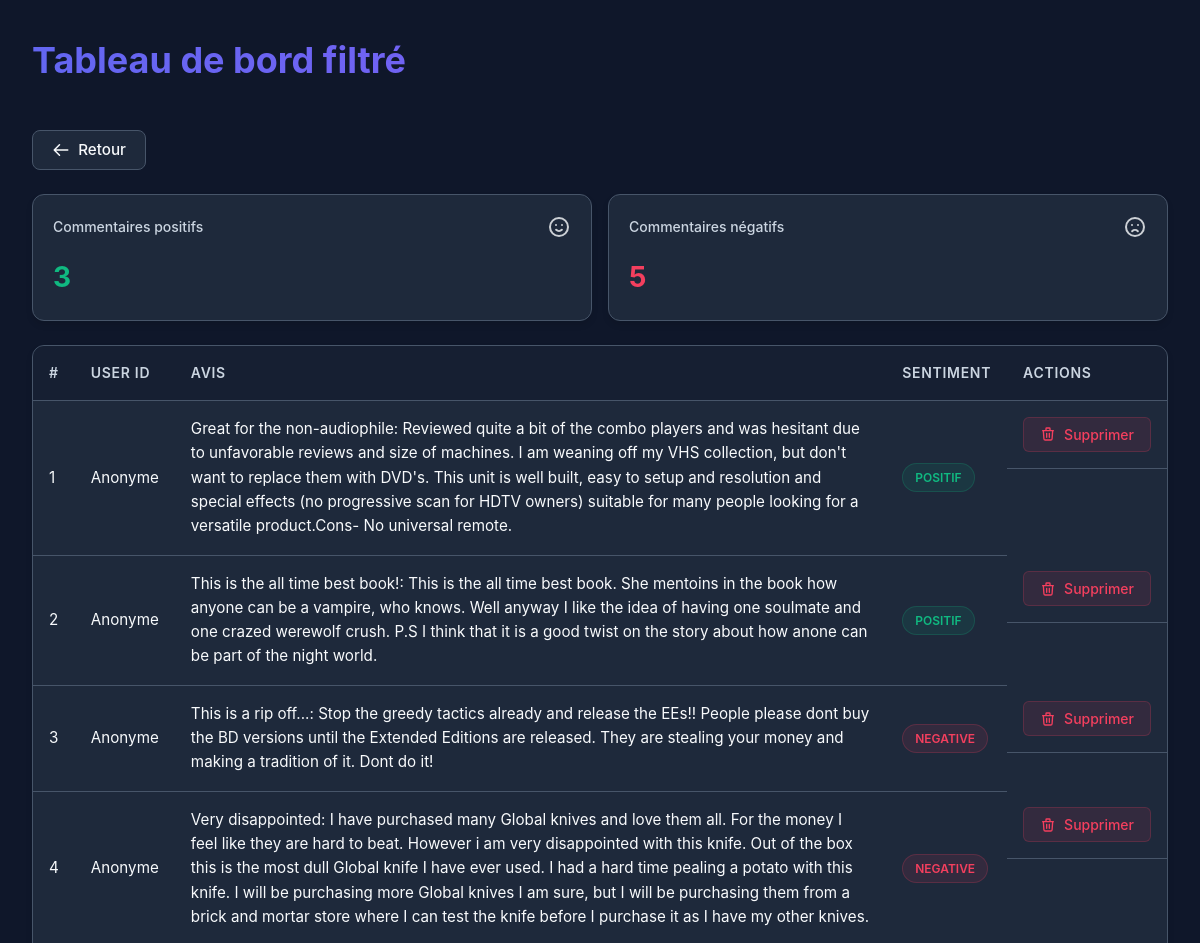
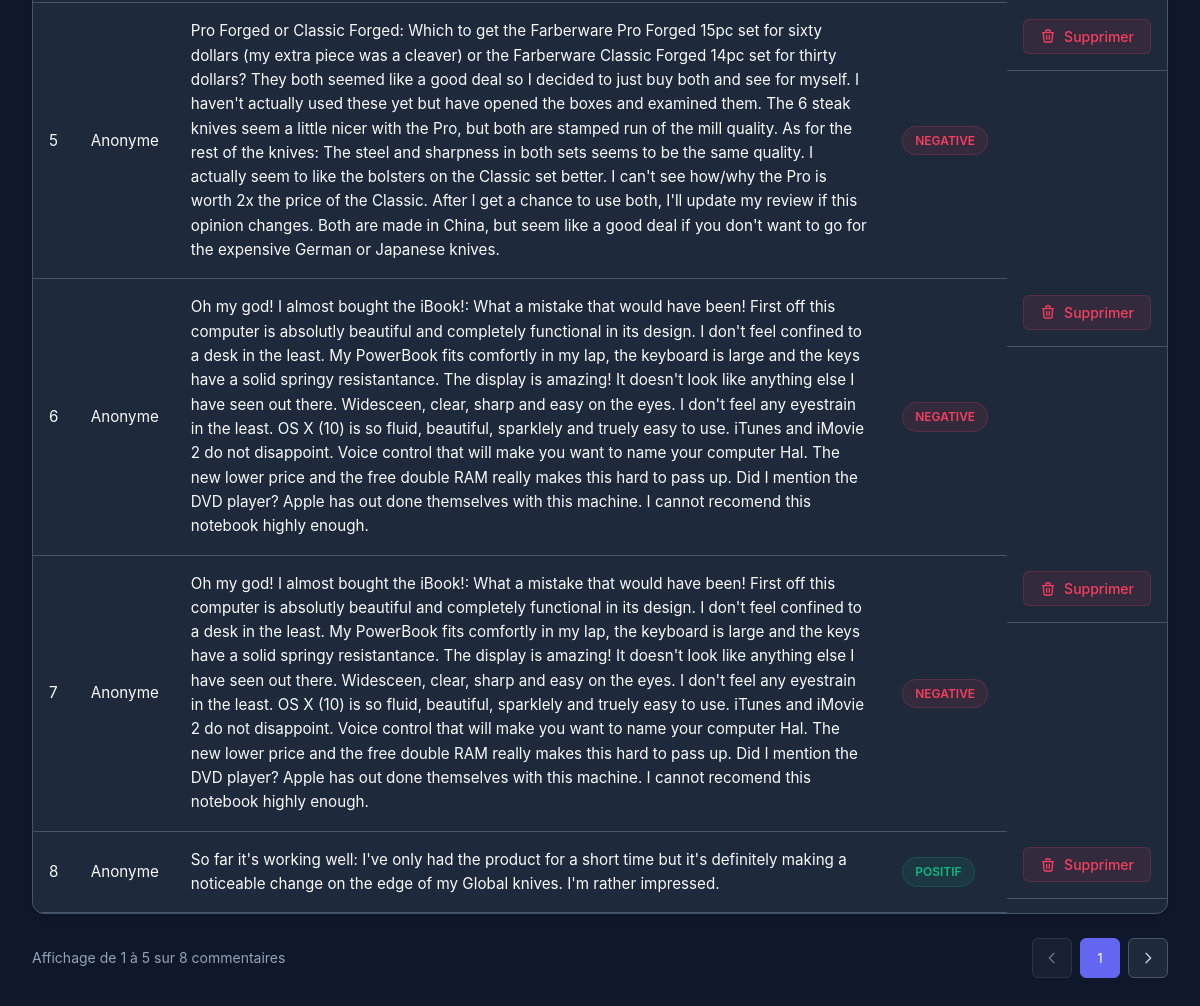
The app's page /filtered_dash with its own data (2 pictures, top to bottom).
### src/api/db.py (models this page shows)
class Comment(Base):
    __tablename__ = "comments"
    id = Column(Integer, primary_key=True, index=True)
    content = Column(Text, nullable=False)  # ici content
    author = Column(String(100), nullable=False)
    created_at = Column(DateTime, default=datetime.utcnow)
    sentiment = Column(String(20), nullable=False)

### src/api/routes/comments.py (the view)
@router.get("/filtered_dash", response_class=HTMLResponse)
async def dashboard_filtered(
    request: Request,
    type: str = Query("all"),
    session_token: Optional[str] = Cookie(None),
    db: Session = Depends(database.get_db)
):
    if not AuthService.is_authenticated(session_token):
        return RedirectResponse(url="/login", status_code=HTTP_303_SEE_OTHER)
    type_map = {
        "positif": "POSITIF",
        "negatif": "NEGATIVE",
        "all": None
    }
    sentiment_filter = type_map.get(type.lower())
    if sentiment_filter:
        query = select(Comment).where(Comment.sentiment == sentiment_filter)
    else:
        query = select(Comment)
    results = db.execute(query).scalars().all()
    return templates.TemplateResponse("filtered_dash.html", {
        "request": request,
        "comments": results,
        "filter_type": type
    })

### src/api/templates/filtered_dash.html (shortened to what this page needs)
<!DOCTYPE html>
<html lang="fr">
<head>
</head>
<body>
    <div class="header">
        <h1>Tableau de bord filtré</h1>
    </div>
    <div class="actions">
        <button class="back-btn" onclick="window.history.back()">
            <svg class="back-icon" fill="none" stroke="currentColor" viewBox="0 0 24 24"
                xmlns="http://www.w3.org/2000/svg">
                <path stroke-linecap="round" stroke-linejoin="round" stroke-width="2" d="M10 19l-7-7m0 0l7-7m-7 7h18">
                </path>
            </svg>
            Retour
        </button>
    </div>
    <div class="stats">
        <div class="stat-card">
            <div class="stat-header">
                <span class="stat-title">Commentaires positifs</span>
                <svg class="stat-icon" fill="none" stroke="currentColor" viewBox="0 0 24 24"
                    xmlns="http://www.w3.org/2000/svg">
                    <path stroke-linecap="round" stroke-linejoin="round" stroke-width="2"
                        d="M14.828 14.828a4 4 0 01-5.656 0M9 10h.01M15 10h.01M21 12a9 9 0 11-18 0 9 9 0 0118 0z"></path>
                </svg>
            </div>
            <div class="stat-value stat-positive" id="positive-count">0</div>
        </div>
        <div class="stat-card">
            <div class="stat-header">
                <span class="stat-title">Commentaires négatifs</span>
                <svg class="stat-icon" fill="none" stroke="currentColor" viewBox="0 0 24 24"
                    xmlns="http://www.w3.org/2000/svg">
                    <path stroke-linecap="round" stroke-linejoin="round" stroke-width="2"
                        d="M9.172 16.172a4 4 0 015.656 0M9 10h.01M15 10h.01M21 12a9 9 0 11-18 0 9 9 0 0118 0z"></path>
                </svg>
            </div>
            <div class="stat-value stat-negative" id="negative-count">0</div>
        </div>
    </div>
    <div class="table-container">
        <table>
            <thead>
                <tr>
                    <th>#</th>
                    <th>User ID</th>
                    <th>Avis</th>
                    <th>Sentiment</th>
                    <th>Actions</th>
                </tr>
            </thead>
            <tbody id="comments-table-body">
                {% for comment in comments %}
                <tr>
                    <td>{{ loop.index }}</td>
                    <td>{{ comment.user_id if comment.user_id else 'Anonyme' }}</td>
                    <td>{{ comment.content }}</td>
                    <td>
                        <span
                            class="sentiment-badge {% if comment.sentiment.lower() in ['positif', 'positive', 'posite'] %}sentiment-positive{% elif comment.sentiment.lower() in ['négatif', 'negatif', 'negative'] %}sentiment-negative{% else %}sentiment-neutral{% endif %}">
                            {{ comment.sentiment }}
                        </span>
                    </td>
                    <td class="actions-cell">
                        <button class="btn btn-delete"
                            onclick="showDeleteModal('{{ comment.id }}', '{{ comment.content }}')">
                            Supprimer
                        </button>
                    </td>
                </tr>
                {% endfor %}
            </tbody>
        </table>
    </div>
    <div class="pagination">
        <div class="page-info">Affichage de <span id="showing-start">1</span> à <span id="showing-end">10</span> sur
            <span id="total-comments">0</span> commentaires</div>
        <div class="page-buttons">
            <button class="page-btn disabled" id="prev-page">
                <svg width="16" height="16" fill="none" stroke="currentColor" viewBox="0 0 24 24"
                    xmlns="http://www.w3.org/2000/svg">
                    <path stroke-linecap="round" stroke-linejoin="round" stroke-width="2" d="M15 19l-7-7 7-7"></path>
                </svg>
            </button>
            <button class="page-btn active">1</button>
            <button class="page-btn disabled" id="next-page">
                <svg width="16" height="16" fill="none" stroke="currentColor" viewBox="0 0 24 24"
                    xmlns="http://www.w3.org/2000/svg">
                    <path stroke-linecap="round" stroke-linejoin="round" stroke-width="2" d="M9 5l7 7-7 7"></path>
                </svg>
            </button>
        </div>
    </div>
</body>
</html>

### src/api/templates/filtered_dash.html (style rules this page uses)
:root { --primary: #6366f1; --primary-hover: #4f46e5; --primary-light: rgba(99, 102, 241, 0.1); --danger: #f43f5e; --danger-hover: #e11d48; --success: #10b981; --warning: #f59e0b; --background: #0f172a; --surface: #1e293b; --surface-hover: #334155; --border: #475569; --text-primary: #f8fafc; --text-secondary: #cbd5e1; --text-tertiary: #94a3b8; }
* { margin: 0; padding: 0; box-sizing: border-box; font-family: 'Inter', -apple-system, BlinkMacSystemFont, 'Segoe UI', Roboto, Oxygen, Ubuntu, sans-serif; }
body { background-color: var(--background); color: var(--text-primary); line-height: 1.6; padding: 2rem; max-width: 1200px; margin: 0 auto; }
.header { margin-bottom: 2rem; display: flex; flex-direction: column; gap: 1rem; }
h1 { font-size: 2.25rem; font-weight: 700; background: linear-gradient(to right, #6366f1, #8b5cf6); -webkit-background-clip: text; background-clip: text; color: transparent; margin-bottom: 0.5rem; }
.actions { display: flex; gap: 1rem; align-items: center; justify-content: space-between; margin-bottom: 1.5rem; }
.back-btn { display: flex; align-items: center; gap: 0.5rem; background-color: var(--surface); border: 1px solid var(--border); color: var(--text-primary); padding: 0.6rem 1.2rem; cursor: pointer; border-radius: 0.5rem; font-size: 0.95rem; font-weight: 500; transition: all 0.2s ease; }
.back-icon { width: 18px; height: 18px; }
.stats { display: flex; gap: 1rem; margin-bottom: 1.5rem; }
.stat-card { background-color: var(--surface); border-radius: 0.75rem; padding: 1.25rem; flex: 1; box-shadow: 0 4px 6px rgba(0, 0, 0, 0.1); border: 1px solid var(--border); transition: transform 0.2s ease; }
.stat-header { display: flex; justify-content: space-between; align-items: center; margin-bottom: 1rem; }
.stat-title { color: var(--text-secondary); font-size: 0.875rem; font-weight: 500; }
.stat-icon { width: 24px; height: 24px; opacity: 0.8; }
.stat-value { font-size: 1.75rem; font-weight: 700; }
.stat-positive { color: var(--success); }
.stat-negative { color: var(--danger); }
.table-container { background-color: var(--surface); border-radius: 0.75rem; overflow: hidden; box-shadow: 0 4px 6px rgba(0, 0, 0, 0.1); border: 1px solid var(--border); }
table { width: 100%; border-collapse: collapse; }
th, td { padding: 1rem; text-align: left; border-bottom: 1px solid var(--border); }
th { background-color: rgba(15, 23, 42, 0.5); font-weight: 600; color: var(--text-secondary); font-size: 0.875rem; text-transform: uppercase; letter-spacing: 0.05em; }
td { font-size: 0.95rem; }
.sentiment-badge { padding: 0.25rem 0.75rem; border-radius: 9999px; font-size: 0.75rem; font-weight: 600; display: inline-flex; align-items: center; }
.sentiment-positive { background-color: rgba(16, 185, 129, 0.1); color: var(--success); border: 1px solid rgba(16, 185, 129, 0.2); }
.sentiment-negative { background-color: rgba(244, 63, 94, 0.1); color: var(--danger); border: 1px solid rgba(244, 63, 94, 0.2); }
.actions-cell { display: flex; gap: 0.5rem; }
.btn { display: inline-flex; align-items: center; justify-content: center; gap: 0.5rem; padding: 0.5rem 1rem; border-radius: 0.375rem; font-size: 0.875rem; font-weight: 500; transition: all 0.2s ease; cursor: pointer; border: none; }
.btn-delete { background-color: rgba(244, 63, 94, 0.1); color: var(--danger); border: 1px solid rgba(244, 63, 94, 0.2); }
.pagination { display: flex; justify-content: space-between; align-items: center; margin-top: 1.5rem; }
.page-info { color: var(--text-tertiary); font-size: 0.875rem; }
.page-buttons { display: flex; gap: 0.5rem; }
.page-btn { width: 2.5rem; height: 2.5rem; display: flex; align-items: center; justify-content: center; border-radius: 0.375rem; background-color: var(--surface); border: 1px solid var(--border); color: var(--text-secondary); transition: all 0.2s ease; cursor: pointer; }
.page-btn.active { background-color: var(--primary); color: white; border-color: var(--primary); }
.page-btn.disabled { opacity: 0.5; cursor: not-allowed; }

### records on screen
Comment: user_id "Anonyme", content "Great for the non-audiophile: Reviewed quite a bit of the combo players and was hesitant due to unfavorable reviews and size of machines. I am weaning off my VHS collection, but don't want to replace them with DVD's. This unit is well built, easy to setup and resolution and special effects (no progressive scan for HDTV owners) suitable for many people looking for a versatile product.Cons- No universal remote.", sentiment "POSITIF"
Comment: user_id "Anonyme", content "This is the all time best book!: This is the all time best book. She mentoins in the book how anyone can be a vampire, who knows. Well anyway I like the idea of having one soulmate and one crazed werewolf crush. P.S I think that it is a good twist on the story about how anone can be part of the night world.", sentiment "POSITIF"
Comment: user_id "Anonyme", content "This is a rip off...: Stop the greedy tactics already and release the EEs!! People please dont buy the BD versions until the Extended Editions are released. They are stealing your money and making a tradition of it. Dont do it!", sentiment "NEGATIVE"
Comment: user_id "Anonyme", content "Very disappointed: I have purchased many Global knives and love them all. For the money I feel like they are hard to beat. However i am very disappointed with this knife. Out of the box this is the most dull Global knife I have ever used. I had a hard time pealing a potato with this knife. I will be purchasing more Global knives I am sure, but I will be purchasing them from a brick and mortar store where I can test the knife before I purchase it as I have my other knives.", sentiment "NEGATIVE"
Comment: user_id "Anonyme", content "Pro Forged or Classic Forged: Which to get the Farberware Pro Forged 15pc set for sixty dollars (my extra piece was a cleaver) or the Farberware Classic Forged 14pc set for thirty dollars? They both seemed like a good deal so I decided to just buy both and see for myself. I haven't actually used these yet but have opened the boxes and examined them. The 6 steak knives seem a little nicer with the Pro, but both are stamped run of the mill quality. As for the rest of the knives: The steel and sharpness in both sets seems to be the same quality. I actually seem to like the bolsters on the Classic set better. I can't see how/why the Pro is worth 2x the price of the Classic. After I get a chance…", sentiment "NEGATIVE"
Comment: user_id "Anonyme", content "Oh my god! I almost bought the iBook!: What a mistake that would have been! First off this computer is absolutly beautiful and completely functional in its design. I don't feel confined to a desk in the least. My PowerBook fits comfortly in my lap, the keyboard is large and the keys have a solid springy resistantance. The display is amazing! It doesn't look like anything else I have seen out there. Widesceen, clear, sharp and easy on the eyes. I don't feel any eyestrain in the least. OS X (10) is so fluid, beautiful, sparklely and truely easy to use. iTunes and iMovie 2 do not disappoint. Voice control that will make you want to name your computer Hal. The new lower price and the free…", sentiment "NEGATIVE"
Comment: user_id "Anonyme", content "Oh my god! I almost bought the iBook!: What a mistake that would have been! First off this computer is absolutly beautiful and completely functional in its design. I don't feel confined to a desk in the least. My PowerBook fits comfortly in my lap, the keyboard is large and the keys have a solid springy resistantance. The display is amazing! It doesn't look like anything else I have seen out there. Widesceen, clear, sharp and easy on the eyes. I don't feel any eyestrain in the least. OS X (10) is so fluid, beautiful, sparklely and truely easy to use. iTunes and iMovie 2 do not disappoint. Voice control that will make you want to name your computer Hal. The new lower price and the free…", sentiment "NEGATIVE"
Comment: user_id "Anonyme", content "So far it's working well: I've only had the product for a short time but it's definitely making a noticeable change on the edge of my Global knives. I'm rather impressed.", sentiment "POSITIF"
